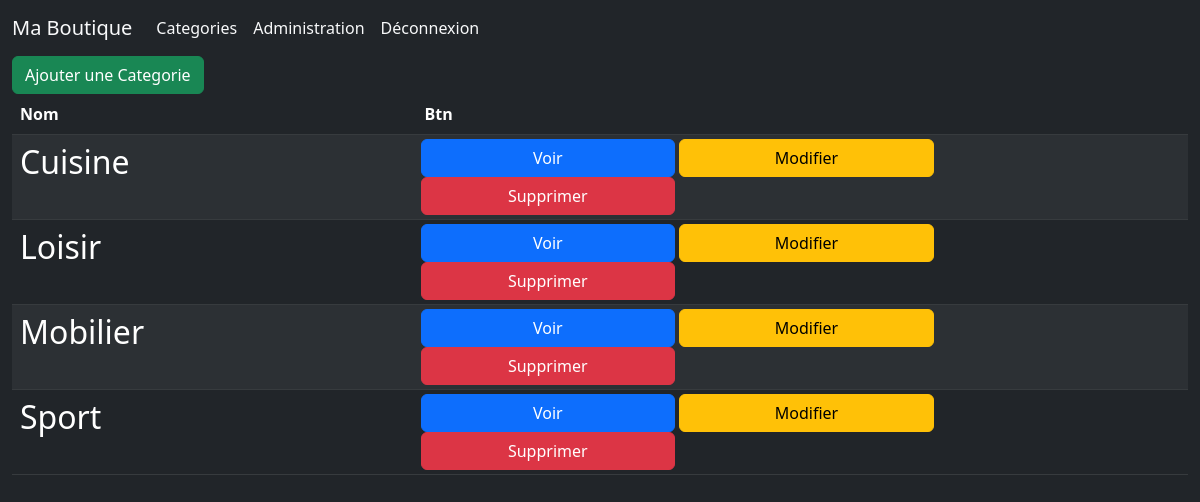
/index.php?page=categorie&action=list (signed in), run on the app's committed database.
### tables this page shows
CREATE TABLE `categories` (
  `id` int(11) NOT NULL,
  `nom` varchar(255) NOT NULL
);

### controllers/CategorieController.php (called while the page is built, shortened)
<?php
    class CategorieController extends CategorieManager{
        public function getCategories(){
            $categories = $this->findAll();
            require 'views/categorie/list_categorie.php';
            $view = ob_get_clean();
            return $view;
        }
    }

### class/BDD.php (called while the page is built, shortened)
<?php
class BDD{
    private $host = 'localhost';
    private $database = 'maboutique';
    private $user = 'root';
    private $pwd = '';
    protected $co = false;
    public function __construct(){
        if(!$this->co){
            try{
                $this->co = new PDO('mysql:host='.$this->host.';dbname='.$this->database,$this->user,$this->pwd);
                $this->co->setAttribute(PDO::ATTR_ERRMODE,PDO::ERRMODE_EXCEPTION);
            }catch(Exception $e){
                die($e->getMessage());
            }
        }
    }
}

### models/CategorieManager.php (called while the page is built, shortened)
<?php
    class CategorieManager extends BDD{
        public function findAll(){
            $sql = 'SELECT * FROM categories';
            $select = $this->co->prepare($sql);
            $select->execute();
            return $select->fetchAll();
        }
    }

### views/categorie/list_categorie.php (the view)
<?php
if(!empty($categories)){
    ?>
    <?= (!empty($_SESSION) && $_SESSION['admin'] === true) ? '<a class="btn btn-success" href="?page=categorie&action=add">Ajouter une Categorie</a>' : '';?>
    <table class="table table-dark table-striped w-100">
        <thead>
            <tr>
                <th>Nom</th>
                <th>Btn</th>
            </tr>
        </thead>
        <tbody><?php
    foreach( $categories as $cat){
        ?><tr>
            <td><h2><?=$cat['nom'];?></h2></td>
            <td class="p-1">
                <a class="btn btn-primary col-12 col-sm-12 col-lg-4" href="?page=produit&action=list_by_categorie&categorie=<?=$cat['id'];?>">Voir</a>
                <?php
                    if(!empty($_SESSION) && $_SESSION['admin'] === true)
                    {
                        ?>
                        <a class="btn btn-warning col-12 col-sm-6 col-lg-4" href="?page=categorie&action=update&categorie=<?=$cat['id'];?>">Modifier</a>
                        <a class="btn btn-danger col-12 col-sm-5 col-lg-4" href="?page=categorie&action=delete&categorie=<?=$cat['id'];?>">Supprimer</a>
                    <?php
                    }
                    ?>
            </td>
        </tr><?php
    }
}else{
    echo "<p>No categories found</p>";
}

### data on the page
categories: nom "Cuisine"
categories: nom "Loisir"
categories: nom "Mobilier"
categories: nom "Sport"
